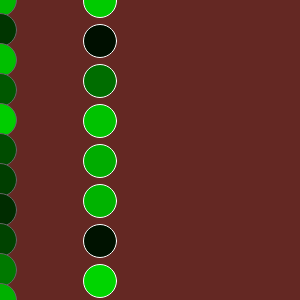
Frame 1 (no input)
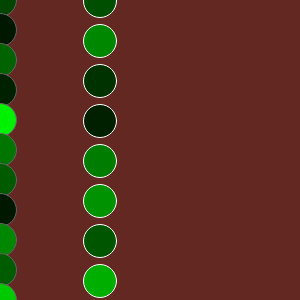
Frame 60 (no input)
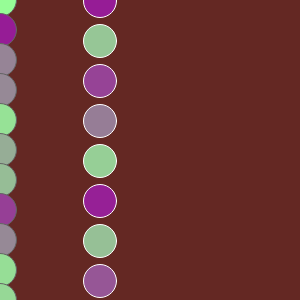
Frame 120 (the mouse pressed at the canvas centre since frame 60)

The p5.js sketch that drew these frames (run headless with seeded random() and noise() and a simulated clock; from frame 60 on, the mouse is pressed at the canvas centre):

// p5.js sketch
// ── sketch.js
/*
Typer: is Abul Kalam
Driver: is RoseAnny


we are using while loop to see how two ellipses and how they work. 

*/

function setup() { // the setup function is the first thing we do and fig
createCanvas ( 300,300)  
}

function draw() {
  background (100, 40, 35);
  
  var i = 0;
  while (i <= height) { // while loope
  stroke(100);
  fill (mouseX,random (255), mouseY);
  ellipse (0 ,i ,33 ,33);
  i = i+ 30;
  }
  for (i = 1; i<= height; i += 40){
stroke(255);
fill (mouseX, random (255), mouseY);
ellipse (100 ,i, 33, 33);

}
 }
